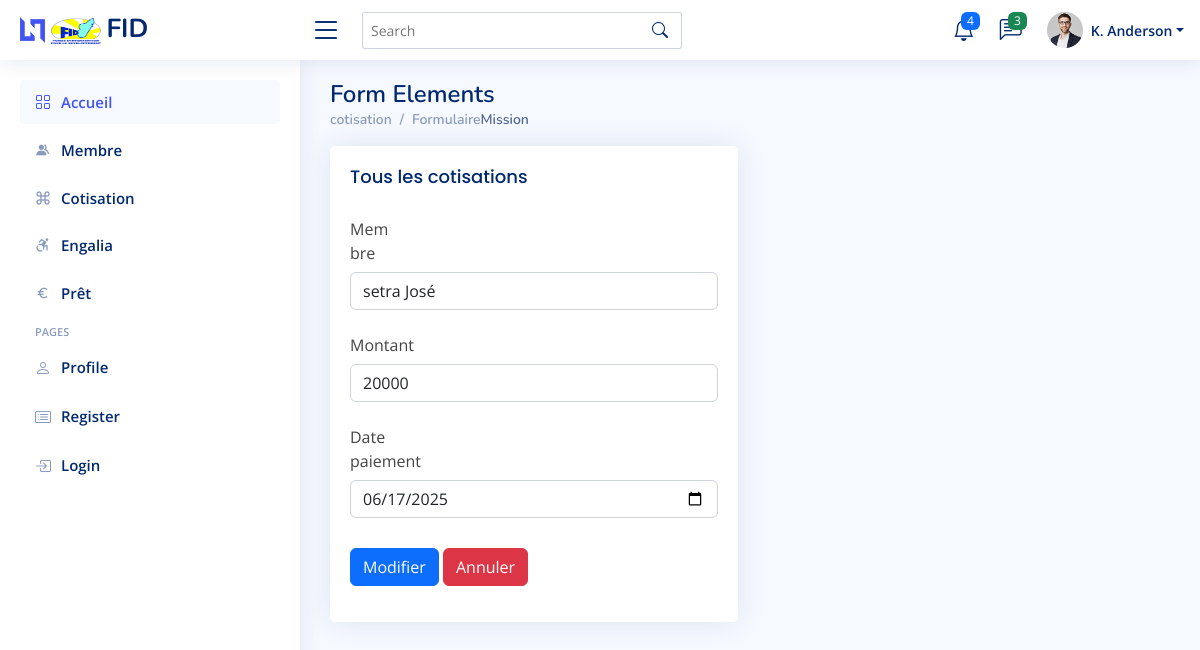
The page /index.php/vm_controller/cotisation/modifier/3 on the database its author committed.
### tables this page shows
CREATE TABLE `cotisation` (
  `ID_cotisation` int(10) NOT NULL,
  `ID_membre` int(10) NOT NULL,
  `Montant` double NOT NULL,
  `Date` date NOT NULL
);

CREATE TABLE `membre` (
  `ID_membre` int(10) NOT NULL,
  `Nom` varchar(50) NOT NULL,
  `Prenom` varchar(50) NOT NULL
);

### application/controllers/vm_controller.php (called while the page is built, shortened)
<?php
class vm_controller extends CI_Controller {
    public function __construct() {
        $this->load->model('vm_model');
        $this->load->library('form_validation');
    }
public function cotisation($action = null, $ID_cotisation = null) {
    $this->load->model('vm_model');
    $data = [];
    if ($action === 'modifier' && !empty($ID_cotisation)) {
        $data['cotisation'] = $this->vm_model->get_cotisation($ID_cotisation);
        $data['membre'] = $this->vm_model->membre();
        $this->load->view('modif_cotisation_view', $data);
        return;
    }
    $data['cotisation'] = $this->vm_model->cotisation();
	$data['membre'] = $this->vm_model->membre();
    $this->load->view('cotisation_view', $data);
}
}

### index.php (called while the page is built, shortened)
<?php
require_once BASEPATH.'core/CodeIgniter.php';

### application/models/vm_model.php (called while the page is built, shortened)
<?php
class Vm_model extends CI_Model {
    public function get_cotisation($ID_cotisation) {
        $query = $this->db->query("SELECT * FROM membre, cotisation WHERE membre.ID_membre= cotisation.ID_membre and cotisation.ID_cotisation = '$ID_cotisation' ");
        return $query->row();
    }
}
?>

### application/views/modif_cotisation_view.php (the view, shortened to what this page needs)
  <main id="main" class="main">
<div class="pagetitle">
  <h1>Form Elements</h1>
  <nav>
    <ol class="breadcrumb">
      <li class="breadcrumb-item"><a href="index.html">cotisation</a></li>
      <li class="breadcrumb-item">Formulaire</li>
      <li class="active">Mission</li>
    </ol>
  </nav>
</div>
<section class="section">
  <div class="row">
    <div class="col-lg-6">
      <div class="card">
        <div class="card-body">
          <h5 class="card-title">Tous les cotisations</h5>
          <form id="form" class="form-material" method="POST" action="<?php echo base_url().'index.php/vm_controller/cotisation'; ?>">
            <div class="row mb-3">
              <label for="inputText" class="col-sm-2 col-form-label">Membre</label>
              <div class="col-sm-12">
                <select name="ID_membre" class="form-control" required>
                  <option value="<?= $cotisation->ID_membre ?>"><?= $cotisation->Nom.' '.$cotisation->Prenom  ?></option>
              </select>
            </div>
            </div>
            <div class="row mb-3">
                <label for="inputNumber" class="col-sm-4 col-form-label">Montant</label>
                <div class="col-sm-12">
                  <input type="number" name ="Montant" class="form-control" value="<?= $cotisation->Montant ?>" placeholder ="Montant à payer">
                </div>
              </div>
              <div class="row mb-3">
                <label for="inputNumber" class="col-sm-4 col-form-label">Date paiement</label>
                <div class="col-sm-12">
                  <input type="date" name="Date"class="form-control" value="<?= $cotisation->Date ?>" placeholder ="Montant à payer">
                </div>
              </div>
            <div class="row mb-3">
              <label class="col-sm-2 col-form-label"></label>
              <div class="col-sm-12">
              <button type="submit" id="submit"  name="submit" class="btn btn-primary">Modifier</button>
                    <a href="<?php echo base_url().'index.php/vm_controller/cotisation'; ?>" class="btn btn-danger">Annuler</a>
              </div>
            </div>
          </form>
        </div>
      </div>
    </div>
</section>
</main>

### assets/css/style.css (style rules this page uses)
:root { scroll-behavior: smooth; }
a { color: #4154f1; text-decoration: none; }
h1, h2, h3, h4, h5, h6 { font-family: "Nunito", sans-serif; }
#main { margin-top: 60px; padding: 20px 30px; transition: all 0.3s; }
.pagetitle { margin-bottom: 10px; }
.pagetitle h1 { font-size: 24px; margin-bottom: 0; font-weight: 600; color: #012970; }
.card { margin-bottom: 30px; border: none; border-radius: 5px; box-shadow: 0px 0 30px rgba(1, 41, 112, 0.1); }
.card-title { padding: 20px 0 15px 0; font-size: 18px; font-weight: 500; color: #012970; font-family: "Poppins", sans-serif; }
.card-body { padding: 0 20px 20px 20px; }
.breadcrumb { font-size: 14px; font-family: "Nunito", sans-serif; color: #899bbd; font-weight: 600; }
.breadcrumb a { color: #899bbd; transition: 0.3s; }
.breadcrumb .breadcrumb-item::before { color: #899bbd; }
.breadcrumb .active { color: #51678f; font-weight: 600; }
@media (min-width: 1200px) { #main, #footer { margin-left: 300px; } }

### rows shown on the page
cotisation: ID_membre "setra José", Montant "20000", Date "06/17/2025"
